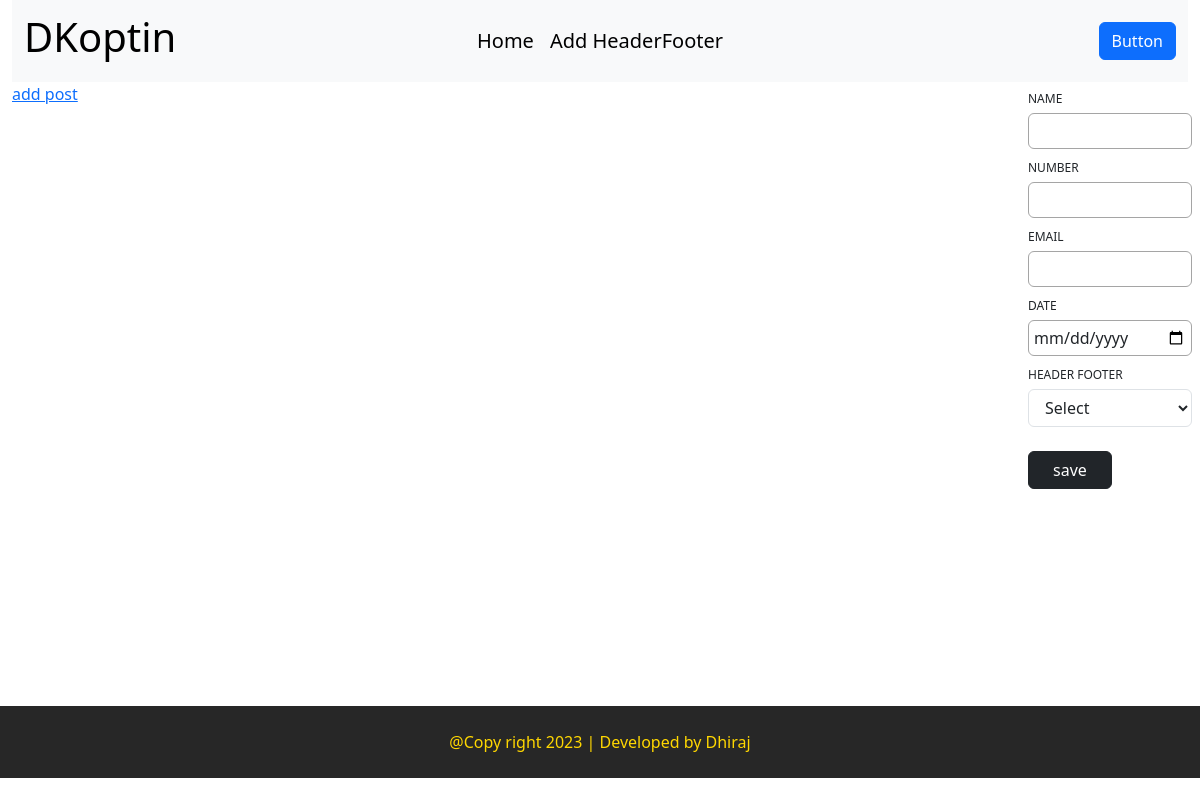
Before: /test/blog with the older database file.
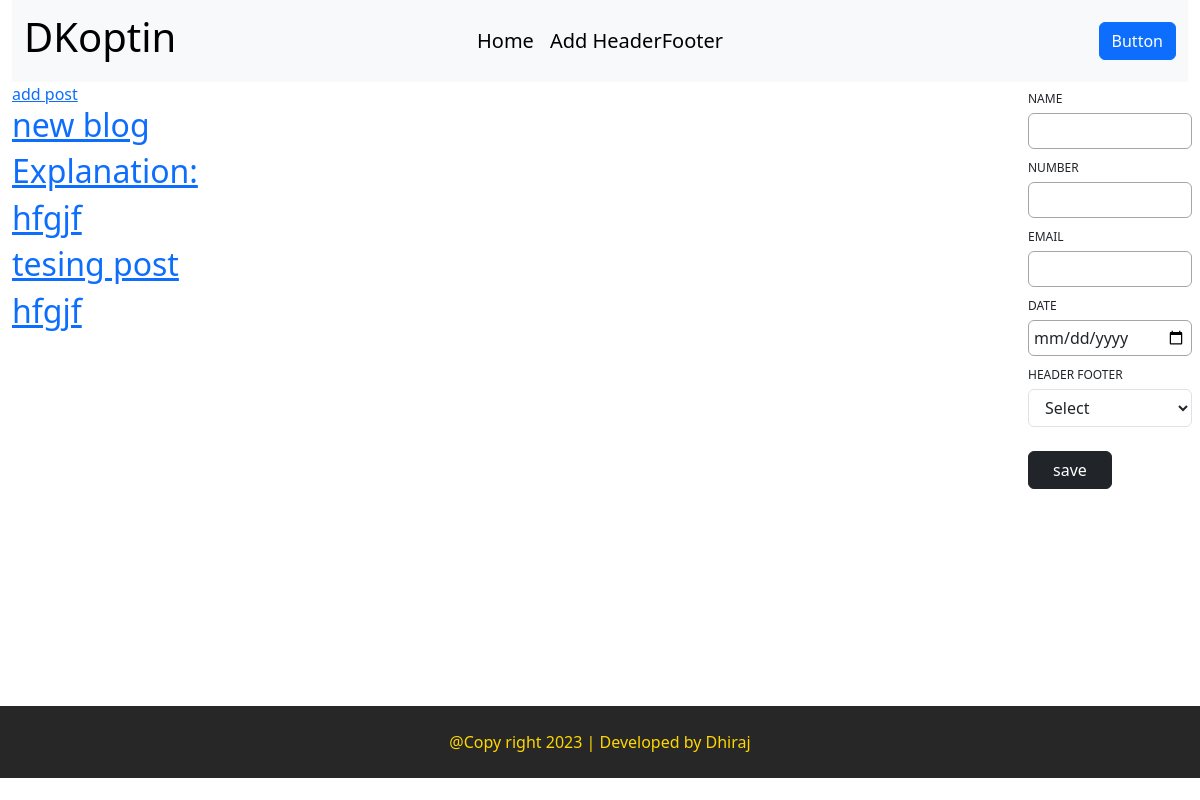
After: the same page with the newer database file.
### testapp/models.py (models this page shows)
class Blog(models.Model):
    title=models.CharField(max_length=200)
    content=models.CharField(max_length=1000)
    create_at=models.DateField(auto_now_add=True)

### testapp/views.py (the view)
# urls.py: path('blog', views.blog.as_view(),name='blog'),
class blog(ListView):
    model=Blog
    template_name='testapp/test.html'
    context_object_name='blogs'

### testapp/templates/testapp/test.html
{% extends 'base.html' %}
{% load static %}
{% block content %}
<div class="container">
<a href="{% url 'create_Blog' %}">add post</a>
{% for blog in blogs %}
<div class="row">
    <div class="col"><h2><a href="{% url 'detail_blog' blog.pk %}">{{ blog.title }}</a></h2></div>
</div>
{% endfor %}
</div>
{% endblock %}

Changed rows visible on the page:
added Blog: title "new blog"
added Blog: title "Explanation:"
added Blog: title "hfgjf"
added Blog: title "tesing post"
added Blog: title "hfgjf"
